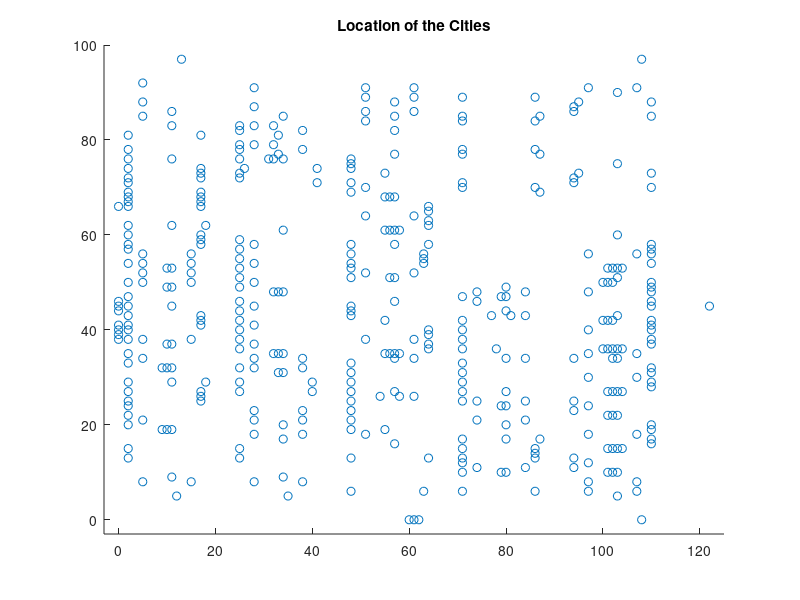

Here is the MATLAB script that generated this plot: (Note: this script raises an error after producing the figure.)
function tspImproved()
    close All;
    clear All;
    clc;
    
    bigFile = true;
    
    if bigFile
        noOfCities = 411;
        ax = [-3 125 -3 100];
        textX = 130;
        fid = fopen('TSP_411.txt', 'r'); % takes 4 min
    else
        noOfCities = 131;
        ax = [-3 110 -3 50];
        textX = 115;
        fid = fopen('data131.txt', 'r'); % takes 1 min
    end

    coordinates = zeros(noOfCities,2);
    
    % Read coordinates from text file
    tline = fgets(fid);
    i = 1;
    while ischar(tline)
        if tline(1) ~= 'N'
            m = regexp(tline, '\d+'); % returns [node_number, x, y]
            coordinates(i,:) = [str2double(tline(m(2):m(3)-2)), str2double(tline(m(3):end))];
            i = i + 1;
        end
        tline = fgets(fid);
    end
    fclose(fid);
    
    % Initial locations
    figure;
    scatter(coordinates(:,1),coordinates(:,2));
    title('Location of the Cities')
    axis(ax)
    
    xdist = repmat(coordinates(:,1),1,noOfCities) - repmat(coordinates(:,1)',noOfCities,1);
    ydist = repmat(coordinates(:,2),1,noOfCities) - repmat(coordinates(:,2)',noOfCities,1);
    distances = sqrt(xdist.^2 + ydist.^2);
    distances(find(eye(noOfCities))) = Inf;
    
    % Best Insertion Construction Heuristics
    tic;
    minLen = Inf;
    bestRoute = [];
    for i=1:40
        [routeBI, lenBI, ~] = useBestInsertion(distances);
        if lenBI < minLen
            bestRoute = routeBI;
            minLen = lenBI;
        end
    end
    toc;
    
    % Local Search Improvement Heuristics using Swap, Translation & Inversion
    tic;
    figure;
    sequence = routeToSeq(bestRoute);
    [routeLSSTI, lenLSSTI] = useLocalSearch2(distances, sequence');
    graphLSSTI = createGraph(coordinates, routeLSSTI);
    plot(graphLSSTI(:,1),graphLSSTI(:,2));
    title('Local Search (Swap, Translation, Inversion)');
    axis(ax)
    hold on;
    scatter(coordinates(:,1),coordinates(:,2), 'g.');
    hold off;
    text(textX,25,['l=',num2str(round(lenLSSTI))]);
    toc;

end

function s = routeToSeq(r)
    noOfCities = length(r);
    s = zeros(noOfCities, 1);
    I = 1;
    for i=1:noOfCities
        s(i) = I;
        [~,I] = max(r(I,:));
    end
end
